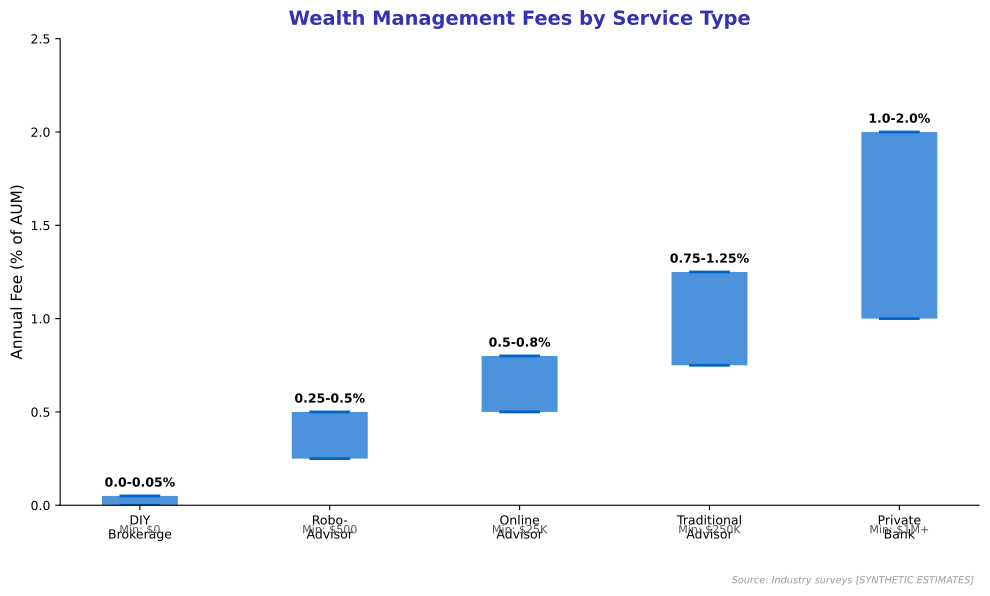

Reproduce this figure in Python.
"""
Wealth Management Fee Comparison
Shows fees across different service types

Output: fee_comparison.pdf
Module: module_04_traditional
Lesson: 46 - Wealth Management
"""

from pathlib import Path
import matplotlib.pyplot as plt
import numpy as np

plt.rcParams.update({
    'font.size': 10,
    'axes.labelsize': 10,
    'axes.titlesize': 11,
    'xtick.labelsize': 9,
    'ytick.labelsize': 9,
    'legend.fontsize': 9,
    'figure.figsize': (10, 6),
    'figure.dpi': 150
})

MLPURPLE = '#3333B2'
MLBLUE = '#0066CC'
MLORANGE = '#FF7F0E'
MLGREEN = '#2CA02C'
MLLAVENDER = '#ADADE0'

def create_chart():
    fig, ax = plt.subplots(figsize=(10, 6))

    services = ['DIY\nBrokerage', 'Robo-\nAdvisor', 'Online\nAdvisor', 'Traditional\nAdvisor', 'Private\nBank']

    # Total annual fees as percentage of AUM
    fees_low = [0.0, 0.25, 0.50, 0.75, 1.0]
    fees_high = [0.05, 0.50, 0.80, 1.25, 2.0]

    x = np.arange(len(services))
    width = 0.4

    # Plot fee ranges
    for i, (low, high) in enumerate(zip(fees_low, fees_high)):
        ax.bar(i, high - low, width, bottom=low, color=MLBLUE, alpha=0.7)
        ax.plot([i-width/4, i+width/4], [low, low], color=MLBLUE, linewidth=2)
        ax.plot([i-width/4, i+width/4], [high, high], color=MLBLUE, linewidth=2)
        ax.text(i, high + 0.05, f'{low}-{high}%', ha='center', fontsize=9, fontweight='bold')

    ax.set_ylabel('Annual Fee (% of AUM)', fontsize=11)
    ax.set_title('Wealth Management Fees by Service Type', fontsize=14,
                 fontweight='bold', color=MLPURPLE, pad=10)

    ax.set_xticks(x)
    ax.set_xticklabels(services)
    ax.set_ylim(0, 2.5)

    # Add minimum investment annotations
    minimums = ['$0', '$500', '$25K', '$250K', '$1M+']
    for i, mini in enumerate(minimums):
        ax.text(i, -0.15, f'Min: {mini}', ha='center', fontsize=8, color='#555555')

    ax.spines['top'].set_visible(False)
    ax.spines['right'].set_visible(False)

    fig.text(0.98, 0.02, 'Source: Industry surveys [SYNTHETIC ESTIMATES]',
             fontsize=7, color='#999999', ha='right', style='italic')

    plt.tight_layout()
    plt.subplots_adjust(bottom=0.15)

    output_path = Path(__file__).parent / 'fee_comparison.pdf'
    plt.savefig(output_path, format='pdf', dpi=300, bbox_inches='tight')
    plt.close()
    print(f"Chart saved to: {output_path}")
    return output_path

if __name__ == '__main__':
    create_chart()
